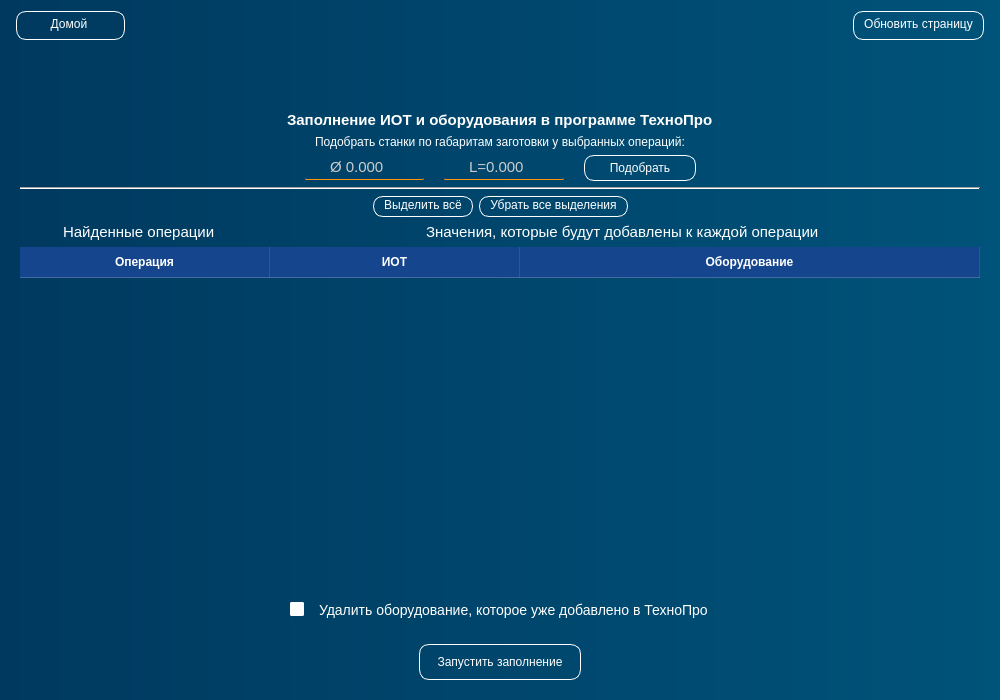
<?xml version="1.0" encoding="UTF-8"?>
<ui version="4.0">
 <class>PageTehnoIot</class>
 <widget class="QWidget" name="PageTehnoIot">
  <property name="geometry">
   <rect>
    <x>0</x>
    <y>0</y>
    <width>1000</width>
    <height>700</height>
   </rect>
  </property>
  <property name="minimumSize">
   <size>
    <width>1000</width>
    <height>700</height>
   </size>
  </property>
  <property name="windowTitle">
   <string>Form</string>
  </property>
  <property name="styleSheet">
   <string notr="true">color: white;
background-color: qlineargradient(spread:pad, x1:0, y1:0, x2:1, y2:0, stop:0 rgb(0, 57, 95), stop:1 rgb(0, 83, 122))</string>
  </property>
  <layout class="QVBoxLayout" name="verticalLayout">
   <item>
    <layout class="QHBoxLayout" name="horizontalLayout_6">
     <property name="leftMargin">
      <number>5</number>
     </property>
     <property name="topMargin">
      <number>0</number>
     </property>
     <property name="rightMargin">
      <number>5</number>
     </property>
     <item alignment="Qt::AlignmentFlag::AlignLeft">
      <widget class="QPushButton" name="btn_home_1">
       <property name="cursor">
        <cursorShape>PointingHandCursor</cursorShape>
       </property>
       <property name="styleSheet">
        <string notr="true">QPushButton {
	border: 1px solid;
	border-color: white;
	border-radius: 10px;
	height: 20px;
	width: 100px;
	background-color: none;
	padding: 2 5 5 2;
}
QPushButton:hover {
	background-color: rgb(0, 111, 171)
}
QPushButton:pressed {
	background-color: rgb(0, 53, 93)
}</string>
       </property>
       <property name="text">
        <string>Домой</string>
       </property>
      </widget>
     </item>
     <item alignment="Qt::AlignmentFlag::AlignRight">
      <widget class="QPushButton" name="btn_update_page">
       <property name="cursor">
        <cursorShape>PointingHandCursor</cursorShape>
       </property>
       <property name="styleSheet">
        <string notr="true">QPushButton {
	border: 1px solid;
	border-color: white;
	border-radius: 10px;
	height: 20px;
	background-color: none;
	padding: 2 10 5 10;
}
QPushButton:hover {
	background-color: rgb(0, 111, 171)
}
QPushButton:pressed {
	background-color: rgb(0, 53, 93)
}</string>
       </property>
       <property name="text">
        <string>Обновить страницу</string>
       </property>
      </widget>
     </item>
    </layout>
   </item>
   <item>
    <widget class="QWidget" name="verticalWidget" native="true">
     <property name="styleSheet">
      <string notr="true">height: 100px;
background: none;</string>
     </property>
     <layout class="QVBoxLayout" name="verticalLayout_3">
      <property name="bottomMargin">
       <number>1</number>
      </property>
      <item alignment="Qt::AlignmentFlag::AlignHCenter|Qt::AlignmentFlag::AlignBottom">
       <widget class="QLabel" name="show_text">
        <property name="font">
         <font>
          <pointsize>11</pointsize>
         </font>
        </property>
        <property name="styleSheet">
         <string notr="true">background: none;</string>
        </property>
        <property name="text">
         <string/>
        </property>
       </widget>
      </item>
      <item alignment="Qt::AlignmentFlag::AlignHCenter|Qt::AlignmentFlag::AlignTop">
       <widget class="QLabel" name="show_text_2str">
        <property name="font">
         <font>
          <pointsize>11</pointsize>
         </font>
        </property>
        <property name="styleSheet">
         <string notr="true">background: none;</string>
        </property>
        <property name="text">
         <string/>
        </property>
       </widget>
      </item>
     </layout>
    </widget>
   </item>
   <item>
    <widget class="QWidget" name="main" native="true">
     <property name="styleSheet">
      <string notr="true">background: none;</string>
     </property>
     <layout class="QVBoxLayout" name="verticalLayout_2">
      <item alignment="Qt::AlignmentFlag::AlignHCenter">
       <widget class="QLabel" name="label_2">
        <property name="font">
         <font>
          <pointsize>11</pointsize>
          <bold>true</bold>
         </font>
        </property>
        <property name="styleSheet">
         <string notr="true">background-color: none</string>
        </property>
        <property name="text">
         <string>Заполнение ИОТ и оборудования в программе ТехноПро</string>
        </property>
       </widget>
      </item>
      <item alignment="Qt::AlignmentFlag::AlignHCenter">
       <widget class="QLabel" name="label_5">
        <property name="styleSheet">
         <string notr="true">background-color: none</string>
        </property>
        <property name="text">
         <string>Подобрать станки по габаритам заготовки у выбранных операций:</string>
        </property>
       </widget>
      </item>
      <item>
       <layout class="QHBoxLayout" name="horizontalLayout_3">
        <property name="spacing">
         <number>20</number>
        </property>
        <property name="topMargin">
         <number>0</number>
        </property>
        <item>
         <spacer name="horizontalSpacer_3">
          <property name="orientation">
           <enum>Qt::Orientation::Horizontal</enum>
          </property>
          <property name="sizeHint" stdset="0">
           <size>
            <width>40</width>
            <height>20</height>
           </size>
          </property>
         </spacer>
        </item>
        <item>
         <widget class="QDoubleSpinBox" name="doubleSpinBox_nom_diameter">
          <property name="cursor">
           <cursorShape>PointingHandCursor</cursorShape>
          </property>
          <property name="styleSheet">
           <string notr="true">QDoubleSpinBox {
	padding: 2 5 2 5;	
	border: none;
	border-bottom: 1px solid rgb(255, 147, 14);
	border-radius: 1px;
	background: rgba(255, 255, 255, 0);
	transition: color 0.3s ease;
	transition: border-bottom 0.4s ease;
	color: rgb(204, 204, 204);
	font-size: 11pt
}

QDoubleSpinBox:disabled {
	color: rgb(120, 106, 107);
	background: rgba(255, 255, 255, 20);
}

QDoubleSpinBox:hover {
	color: rgb(255, 255, 255)
}

QDoubleSpinBox:pressed {
	border-bottom: 1px solid white;
}
</string>
          </property>
          <property name="alignment">
           <set>Qt::AlignmentFlag::AlignCenter</set>
          </property>
          <property name="prefix">
           <string>Ø </string>
          </property>
          <property name="decimals">
           <number>3</number>
          </property>
          <property name="minimum">
           <double>0.000000000000000</double>
          </property>
          <property name="maximum">
           <double>10000.000000000000000</double>
          </property>
          <property name="stepType">
           <enum>QAbstractSpinBox::StepType::DefaultStepType</enum>
          </property>
         </widget>
        </item>
        <item>
         <widget class="QDoubleSpinBox" name="doubleSpinBox_nom_diameter_2">
          <property name="cursor">
           <cursorShape>PointingHandCursor</cursorShape>
          </property>
          <property name="styleSheet">
           <string notr="true">QDoubleSpinBox {
	padding: 2 5 2 5;	
	border: none;
	border-bottom: 1px solid rgb(255, 147, 14);
	border-radius: 1px;
	background: rgba(255, 255, 255, 0);
	transition: color 0.3s ease;
	transition: border-bottom 0.4s ease;
	color: rgb(204, 204, 204);
	font-size: 11pt
}

QDoubleSpinBox:disabled {
	color: rgb(120, 106, 107);
	background: rgba(255, 255, 255, 20);
}

QDoubleSpinBox:hover {
	color: rgb(255, 255, 255)
}

QDoubleSpinBox:pressed {
	border-bottom: 1px solid white;
}
</string>
          </property>
          <property name="alignment">
           <set>Qt::AlignmentFlag::AlignCenter</set>
          </property>
          <property name="prefix">
           <string>L=</string>
          </property>
          <property name="decimals">
           <number>3</number>
          </property>
          <property name="minimum">
           <double>0.000000000000000</double>
          </property>
          <property name="maximum">
           <double>10000.000000000000000</double>
          </property>
          <property name="stepType">
           <enum>QAbstractSpinBox::StepType::DefaultStepType</enum>
          </property>
         </widget>
        </item>
        <item>
         <widget class="QPushButton" name="button_podbor">
          <property name="cursor">
           <cursorShape>PointingHandCursor</cursorShape>
          </property>
          <property name="styleSheet">
           <string notr="true">QPushButton {
	border: 1px solid;
	border-color: white;
	border-radius: 10px;
	height: 20px;
	width: 100px;
	background-color: none;
	padding: 2 5 2 5
}
QPushButton:hover {
	background-color: rgb(0, 111, 171)
}
QPushButton:pressed {
	background-color: rgb(0, 53, 93)
}</string>
          </property>
          <property name="text">
           <string>Подобрать</string>
          </property>
         </widget>
        </item>
        <item>
         <spacer name="horizontalSpacer_4">
          <property name="orientation">
           <enum>Qt::Orientation::Horizontal</enum>
          </property>
          <property name="sizeHint" stdset="0">
           <size>
            <width>40</width>
            <height>20</height>
           </size>
          </property>
         </spacer>
        </item>
       </layout>
      </item>
      <item>
       <widget class="Line" name="line">
        <property name="orientation">
         <enum>Qt::Orientation::Horizontal</enum>
        </property>
       </widget>
      </item>
      <item>
       <layout class="QHBoxLayout" name="horizontalLayout_2">
        <property name="leftMargin">
         <number>0</number>
        </property>
        <property name="topMargin">
         <number>0</number>
        </property>
        <property name="bottomMargin">
         <number>0</number>
        </property>
        <item>
         <spacer name="horizontalSpacer">
          <property name="orientation">
           <enum>Qt::Orientation::Horizontal</enum>
          </property>
          <property name="sizeHint" stdset="0">
           <size>
            <width>40</width>
            <height>20</height>
           </size>
          </property>
         </spacer>
        </item>
        <item alignment="Qt::AlignmentFlag::AlignHCenter">
         <widget class="QPushButton" name="btn_select_all">
          <property name="cursor">
           <cursorShape>PointingHandCursor</cursorShape>
          </property>
          <property name="styleSheet">
           <string notr="true">QPushButton {
	border: 1px solid;
	border-color: white;
	border-radius: 10px;
	height: 12px;
	background-color: none;
	padding: 2 10 5 10;
}
QPushButton:hover {
	background-color: rgb(0, 111, 171)
}
QPushButton:pressed {
	background-color: rgb(0, 53, 93)
}</string>
          </property>
          <property name="text">
           <string>Выделить всё</string>
          </property>
         </widget>
        </item>
        <item alignment="Qt::AlignmentFlag::AlignHCenter">
         <widget class="QPushButton" name="btn_unsellect_all">
          <property name="cursor">
           <cursorShape>PointingHandCursor</cursorShape>
          </property>
          <property name="styleSheet">
           <string notr="true">QPushButton {
	border: 1px solid;
	border-color: white;
	border-radius: 10px;
	height: 12px;
	background-color: none;
	padding: 2 10 5 10;
}
QPushButton:hover {
	background-color: rgb(0, 111, 171)
}
QPushButton:pressed {
	background-color: rgb(0, 53, 93)
}</string>
          </property>
          <property name="text">
           <string>Убрать все выделения</string>
          </property>
         </widget>
        </item>
        <item>
         <spacer name="horizontalSpacer_2">
          <property name="orientation">
           <enum>Qt::Orientation::Horizontal</enum>
          </property>
          <property name="sizeHint" stdset="0">
           <size>
            <width>40</width>
            <height>20</height>
           </size>
          </property>
         </spacer>
        </item>
       </layout>
      </item>
      <item>
       <layout class="QHBoxLayout" name="horizontalLayout">
        <property name="topMargin">
         <number>0</number>
        </property>
        <item alignment="Qt::AlignmentFlag::AlignHCenter">
         <widget class="QLabel" name="label">
          <property name="sizePolicy">
           <sizepolicy hsizetype="Preferred" vsizetype="Preferred">
            <horstretch>1</horstretch>
            <verstretch>0</verstretch>
           </sizepolicy>
          </property>
          <property name="font">
           <font>
            <pointsize>11</pointsize>
           </font>
          </property>
          <property name="styleSheet">
           <string notr="true">background-color: none</string>
          </property>
          <property name="text">
           <string>Найденные операции</string>
          </property>
         </widget>
        </item>
        <item alignment="Qt::AlignmentFlag::AlignHCenter">
         <widget class="QLabel" name="label_3">
          <property name="sizePolicy">
           <sizepolicy hsizetype="Preferred" vsizetype="Preferred">
            <horstretch>3</horstretch>
            <verstretch>0</verstretch>
           </sizepolicy>
          </property>
          <property name="font">
           <font>
            <pointsize>11</pointsize>
           </font>
          </property>
          <property name="styleSheet">
           <string notr="true">background-color: none</string>
          </property>
          <property name="text">
           <string>Значения, которые будут добавлены к каждой операции</string>
          </property>
         </widget>
        </item>
       </layout>
      </item>
      <item>
       <widget class="QTableWidget" name="tableWidget">
        <property name="font">
         <font>
          <pointsize>10</pointsize>
         </font>
        </property>
        <property name="cursor" stdset="0">
         <cursorShape>ArrowCursor</cursorShape>
        </property>
        <property name="styleSheet">
         <string notr="true">/* Сам виджет — прозрачный фон */
QTableWidget {
    background: transparent;
    border: none;
    color: #ffffff;
    gridline-color: rgba(255, 255, 255, 0.15);
    selection-background-color: rgba(255, 255, 255, 0.25);
    selection-color: #ffffff;
}

/* Ячейки — без фона, белый текст */
QTableWidget::item {
    background: transparent;
    color: #ffffff;
    padding: 4px 6px;
    border: none;
	border-left: 1px solid rgba(255, 255, 255, 0.15);
	border-bottom: 1px solid rgba(255, 255, 255, 0.15)

}

QTableWidget::item:hover {
    background: rgba(255, 255, 255, 0.08);
}

QTableWidget::item:selected {
    background: rgba(255, 255, 255, 0.2);
    color: #ffffff;
}

/* Заголовки — ЕДИНСТВЕННОЕ место с фоном */
QHeaderView::section {
    background-color: rgb(21, 69, 140);
    color: #ffffff;
    padding: 6px 8px;
    border: none;
    border-right: 1px solid rgba(255, 255, 255, 0.1);
    border-bottom: 1px solid rgba(255, 255, 255, 0.2);
    font-weight: bold;
}

QHeaderView::section:hover {
    background-color: #3a3a3a;
}

/* Угловая кнопка (пересечение заголовков) */
QTableCornerButton::section {
    background-color:  rgb(21, 69, 140);
    border: none;
    border-right: 1px solid rgba(255, 255, 255, 0.1);
    border-bottom: 1px solid rgba(255, 255, 255, 0.2);
}

/* Скроллбары — минимально, чтобы не мешали */
QTableWidget QScrollBar:vertical {
    background: transparent;
    width: 8px;
}

QTableWidget QScrollBar::handle:vertical {
    background: rgba(255, 255, 255, 0.3);
    border-radius: 4px;
    min-height: 20px;
}

QTableWidget QScrollBar::handle:vertical:hover {
    background: rgba(255, 255, 255, 0.5);
}

QTableWidget QScrollBar::add-line:vertical,
QTableWidget QScrollBar::sub-line:vertical,
QTableWidget QScrollBar::add-page:vertical,
QTableWidget QScrollBar::sub-page:vertical {
    background: transparent;
    height: 0px;
}

QTableWidget QScrollBar:horizontal {
    background: transparent;
    height: 8px;
}

QTableWidget QScrollBar::handle:horizontal {
    background: rgba(255, 255, 255, 0.3);
    border-radius: 4px;
    min-width: 20px;
}

QTableWidget QScrollBar::handle:horizontal:hover {
    background: rgba(255, 255, 255, 0.5);
}

QTableWidget QScrollBar::add-line:horizontal,
QTableWidget QScrollBar::sub-line:horizontal,
QTableWidget QScrollBar::add-page:horizontal,
QTableWidget QScrollBar::sub-page:horizontal {
    background: transparent;
    width: 0px;
}
QPushButton {
	border: 1px solid white;
	margin-top: 25px;
	margin-bottom: 25px;
	margin-left: 20px;
	margin-right: 20px;
	border-radius: 8px;
}
QPushButton:hover {
	border: 2px solid white;
	background: rgb(15, 65, 159)
}</string>
        </property>
        <attribute name="horizontalHeaderMinimumSectionSize">
         <number>250</number>
        </attribute>
        <attribute name="horizontalHeaderDefaultSectionSize">
         <number>250</number>
        </attribute>
        <attribute name="horizontalHeaderStretchLastSection">
         <bool>true</bool>
        </attribute>
        <attribute name="verticalHeaderVisible">
         <bool>false</bool>
        </attribute>
        <column>
         <property name="text">
          <string>Операция</string>
         </property>
        </column>
        <column>
         <property name="text">
          <string>ИОТ</string>
         </property>
        </column>
        <column>
         <property name="text">
          <string>Оборудование</string>
         </property>
        </column>
       </widget>
      </item>
      <item alignment="Qt::AlignmentFlag::AlignHCenter">
       <widget class="QCheckBox" name="checkBox_del_instrument">
        <property name="cursor">
         <cursorShape>PointingHandCursor</cursorShape>
        </property>
        <property name="styleSheet">
         <string notr="true">QCheckBox::indicator {
  width: 10px;          
  height: 10px;         
  border: 2px solid white;         
  border-radius: 2px; /* Скругленные углы */          
  background-color: #FFFFFF;      
}
QCheckBox {
	spacing: 15px; /* Расстояние между квадратиком и текстом */          
	border: none;	
	color: rgb(255, 255, 255) ;	
	background: none;
	font-size: 14px;
	margin-right: 0px
}
QCheckBox::indicator:checked {
  width: 10px;          
  height: 10px;         
  border: 2px solid white;         
  border-radius: 2px; /* Скругленные углы */          
  background-color: rgb(77, 77, 77);    
}
QCheckBox::indicator:hover {
  width: 10px;          
  height: 10px;         
  border: 2px solid rgb(136, 136, 136);         
  border-radius: 2px; /* Скругленные углы */          
  background-color: rgb(77, 77, 77);         
}
QCheckBox::indicator:disabled {
  width: 10px;          
  height: 10px;         
  border: 2px solid rgb(136, 136, 136);         
  border-radius: 2px; /* Скругленные углы */          
  background-color: rgb(86, 86, 86);         
}</string>
        </property>
        <property name="text">
         <string>Удалить оборудование, которое уже добавлено в ТехноПро</string>
        </property>
       </widget>
      </item>
      <item alignment="Qt::AlignmentFlag::AlignHCenter">
       <widget class="QLabel" name="label_4">
        <property name="text">
         <string/>
        </property>
       </widget>
      </item>
      <item alignment="Qt::AlignmentFlag::AlignHCenter|Qt::AlignmentFlag::AlignTop">
       <widget class="QPushButton" name="button_start">
        <property name="cursor">
         <cursorShape>PointingHandCursor</cursorShape>
        </property>
        <property name="styleSheet">
         <string notr="true">QPushButton {
	border: 1px solid;
	border-color: white;
	border-radius: 10px;
	height: 30px;
	width: 150px;
	background-color: none;
	padding: 2 5 2 5
}
QPushButton:hover {
	background-color: rgb(0, 111, 171)
}
QPushButton:pressed {
	background-color: rgb(0, 53, 93)
}</string>
        </property>
        <property name="text">
         <string>Запустить заполнение</string>
        </property>
       </widget>
      </item>
     </layout>
    </widget>
   </item>
  </layout>
 </widget>
 <resources/>
 <connections/>
</ui>
